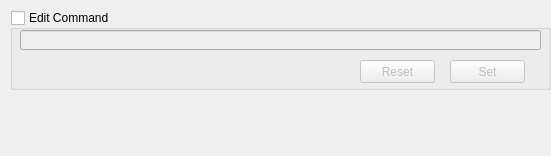
<?xml version="1.0" encoding="UTF-8"?>
<ui version="4.0">
 <class>settingsDialog</class>
 <widget class="QDialog" name="settingsDialog">
  <property name="geometry">
   <rect>
    <x>0</x>
    <y>0</y>
    <width>551</width>
    <height>156</height>
   </rect>
  </property>
  <property name="maximumSize">
   <size>
    <width>551</width>
    <height>156</height>
   </size>
  </property>
  <property name="windowTitle">
   <string>Dialog</string>
  </property>
  <widget class="QGroupBox" name="editCheck">
   <property name="geometry">
    <rect>
     <x>10</x>
     <y>10</y>
     <width>541</width>
     <height>80</height>
    </rect>
   </property>
   <property name="title">
    <string>Edit Command</string>
   </property>
   <property name="checkable">
    <bool>true</bool>
   </property>
   <property name="checked">
    <bool>false</bool>
   </property>
   <widget class="QLineEdit" name="commandEntry">
    <property name="geometry">
     <rect>
      <x>10</x>
      <y>20</y>
      <width>521</width>
      <height>20</height>
     </rect>
    </property>
   </widget>
   <widget class="QPushButton" name="setButton">
    <property name="geometry">
     <rect>
      <x>440</x>
      <y>50</y>
      <width>75</width>
      <height>23</height>
     </rect>
    </property>
    <property name="text">
     <string>Set</string>
    </property>
   </widget>
   <widget class="QPushButton" name="resetButton">
    <property name="geometry">
     <rect>
      <x>350</x>
      <y>50</y>
      <width>75</width>
      <height>23</height>
     </rect>
    </property>
    <property name="text">
     <string>Reset</string>
    </property>
   </widget>
  </widget>
 </widget>
 <resources/>
 <connections/>
</ui>
